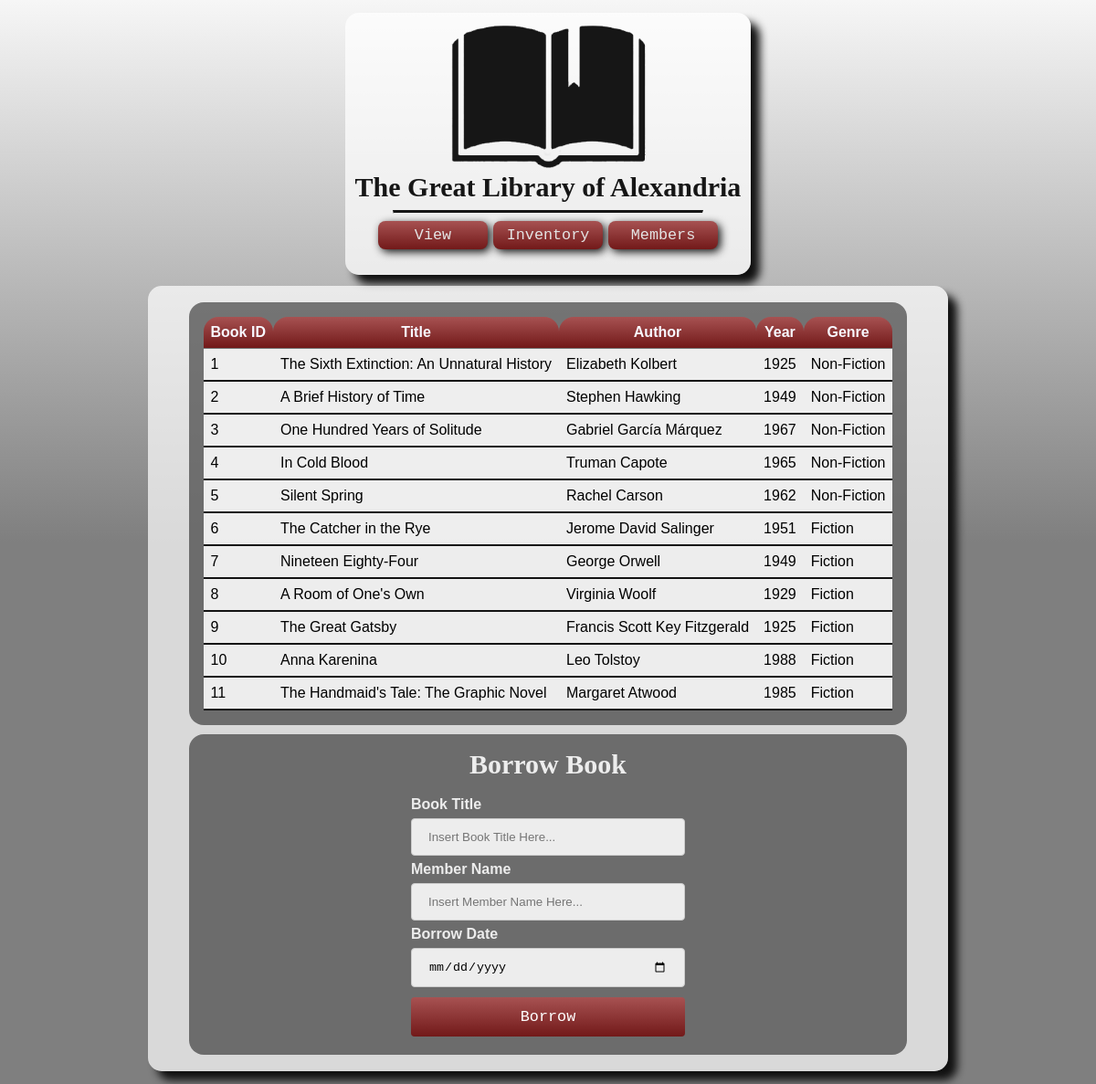
The app's page /Borrow.php with its own data.
### tables this page shows
CREATE TABLE `book` (
  `bookID` int NOT NULL AUTO_INCREMENT,
  `bookTitle` varchar(45) NOT NULL,
  `bookAuthor` varchar(45) NOT NULL,
  `year` year NOT NULL,
  `genre` varchar(45) NOT NULL,
  PRIMARY KEY (`bookID`),
  KEY `bookFK` (`bookTitle`)
);

### Borrow.php (the view, shortened to what this page needs)
<!DOCTYPE html>
<html lang="en">
<head>
    <link rel="stylesheet" href="rsrcs/style.css">
</head>
<body>
<?php include('Index.php'); ?>
<div class="container">
<div class="functionCon">
<div id="tables">
    <table id="ABtable">
        <tr>
            <th>Book ID</th>
            <th>Title</th>
            <th>Author</th>
            <th>Year</th>
            <th>Genre</th>
        </tr>
<?php
include("dbh.php");
$query = "select * from Book";
$result = $con-> query($query);
if($result-> num_rows>0){
    while($data= $result-> fetch_assoc()){
        echo "
                <tr>
                    <td>".$data['bookID']."</td>
                    <td>".$data['bookTitle']."</td>
                    <td>".$data['bookAuthor']."</td>
                    <td>".$data['year']."</td>
                    <td>".$data['genre']."</td>
                </tr>
        ";
    }
}
?>
    </table>
</div>
<form id="BForm" action="<?php echo $_SERVER['PHP_SELF']; ?>" method="post">
            <h2>Borrow Book</h2><br>
            <label for="Booktitle"><strong>Book Title</strong></label>
            <input required type="text" id="Booktitle" name="BookTitle" placeholder="Insert Book Title Here...">
            <label for="MName"><strong>Member Name</strong></label>
            <input required type="text" id="MName" name="MemberName" placeholder="Insert Member Name Here...">
            <label for="BDate"><strong>Borrow Date</strong></label>
            <input required type="date" id="BDate" name="BorrowDate">
            <input type="submit" name="submit" value="Borrow">
        </form>
</div>
</div>
</body>
</html>

### rsrcs/style.css (style rules this page uses)
body { background: linear-gradient(to bottom, rgba(233, 233, 233, 0.404), rgba(0, 0, 0, 0.5), rgba(0, 0, 0, 0.5) ), url("bg.jpg"); background-repeat: no-repeat; background-position:center; background-size: cover; background-attachment: fixed; display: grid; grid-template-columns: 100vw; grid-template-rows: auto; place-items: center; justify-content: center; align-content: center; }
.container { width: 70%; height: auto; padding: 1.5vw; margin: 0.5vw; border-radius: 15px; background-color:hsla(0, 0%, 100%, 0.705); box-shadow: 10px 10px 10px #111111; display: grid; grid-template-columns: 100vw; place-items: center; justify-content: center; align-content: center; }
h2 { font-family: Copperplate, Papyrus, fantasy; font-size: 2.5vw; color: hsla(0, 0%, 100%, 0.877); margin: 0px; text-align: center; }
.functionCon { width: auto; display:grid; grid-template-columns: repeat(1,auto); grid-template-rows: repeat(1,auto); justify-content: center; row-gap: 0.8vw; }
#tables { display: grid; background-color: rgba(0, 0, 0, 0.5); border-radius: 1em; padding: 1em; grid-template-columns: repeat(1,auto); grid-template-rows: repeat(1,auto); justify-content: center; }
table { display: block; font-family: arial, sans-serif; font-size: 1em; border-collapse: collapse; }
th { border-bottom: 2px solid rgba(0, 0, 0, 0.5); text-align: center; padding: 8px; background-image: linear-gradient(to bottom, #a75252, #721919); border-radius: 1em 1em 0em 0em; border-bottom: 0.1em solid rgba(0, 0, 0, 0.5); color: ghostwhite; }
td { border-bottom: 2px solid #131313; text-align: left; padding: 8px; color: rgb(0, 0, 0); background-color:hsla(0, 0%, 100%, 0.877); }
#AddBForm, #AddMForm, #BForm, #RForm, #DBForm, #DMForm, #UBForm, #UMForm { display: grid; }
form { font-family: arial, sans-serif; font-size: 1em; background-color: rgba(0, 0, 0, 0.5); border-radius: 1em; padding: 1em; grid-template-columns: repeat(1,auto); grid-template-rows: repeat(1,auto); row-gap: 0px; justify-content: center; }
label { color: hsla(0, 0%, 100%, 0.877); }
input[type=text], select { width: 25vw; padding: 1vw 1.5vw; margin: 0.5vw 0; display: inline-block; border: 1px solid #ccc; border-radius: 4px; box-sizing: border-box; background-color:hsla(0, 0%, 100%, 0.877); }
input[type=date], input[type=number] { width: 25vw; padding: 1vw 1.5vw; margin: 0.5vw 0; display: inline-block; border: 1px solid #ccc; border-radius: 4px; box-sizing: border-box; background-color:hsla(0, 0%, 100%, 0.877); }
input[type=submit] { width: 25vw; background-image: linear-gradient(to bottom, #a75252, #721919); color: white; margin: 0.4vw 0vw; padding: 1vw 1.5vw; border: none; border-radius: 4px; cursor: pointer; font-size: 1.4vw; font-family: "Courier New", Courier, monospace; }

### records on screen
book: bookID "1", bookTitle "The Sixth Extinction: An Unnatural History", bookAuthor "Elizabeth Kolbert", year "1925", genre "Non-Fiction"
book: bookID "2", bookTitle "A Brief History of Time", bookAuthor "Stephen Hawking", year "1949", genre "Non-Fiction"
book: bookID "3", bookTitle "One Hundred Years of Solitude", bookAuthor "Gabriel García Márquez", year "1967", genre "Non-Fiction"
book: bookID "4", bookTitle "In Cold Blood", bookAuthor "Truman Capote", year "1965", genre "Non-Fiction"
book: bookID "5", bookTitle "Silent Spring", bookAuthor "Rachel Carson", year "1962", genre "Non-Fiction"
book: bookID "6", bookTitle "The Catcher in the Rye", bookAuthor "Jerome David Salinger", year "1951", genre "Fiction"
book: bookID "7", bookTitle "Nineteen Eighty-Four", bookAuthor "George Orwell", year "1949", genre "Fiction"
book: bookID "8", bookTitle "A Room of One's Own", bookAuthor "Virginia Woolf", year "1929", genre "Fiction"
book: bookID "9", bookTitle "The Great Gatsby", bookAuthor "Francis Scott Key Fitzgerald", year "1925", genre "Fiction"
book: bookID "10", bookTitle "Anna Karenina", bookAuthor "Leo Tolstoy", year "1988", genre "Fiction"
book: bookID "11", bookTitle "The Handmaid's Tale: The Graphic Novel", bookAuthor "Margaret Atwood", year "1985", genre "Fiction"
